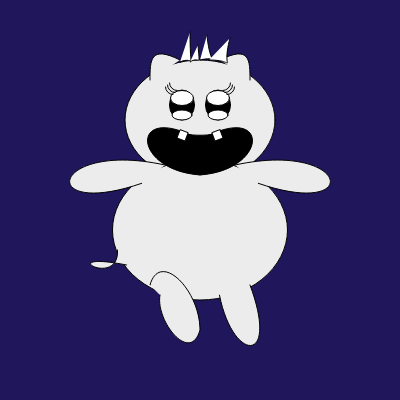
Frame 1 (no input)
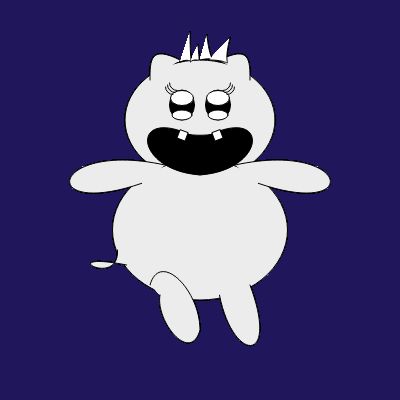
Frame 60 (no input)
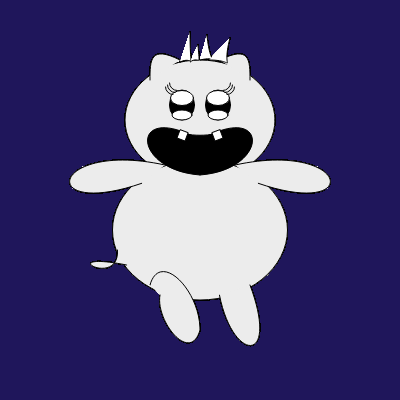
Frame 120 (the mouse pressed at the canvas centre since frame 60)

The p5.js sketch that drew these frames (run headless with seeded random() and noise() and a simulated clock; from frame 60 on, the mouse is pressed at the canvas centre):

// p5.js sketch
// ── sketch.js

	var headPosX = 200;
	var headPosY = 120;


	var bodyPosX = headPosX;
	var bodyPosY = headPosY + 110;
	var bodyWidth = 175;
	var bodyHeight = 140;


	var bodyColor = "#ECECEC";
	var backgroundColor = "#1F165B";


	function setup() {
	  // put setup code here
	  createCanvas(400,400);
	  background(backgroundColor);
	}


	function draw() {


	/* this section is to move the draw
	   background (backgroundColor);

	   headPosX = mouseX;
	   headPosY = mouseY;

	   var bodyPosX = headPosX;
	   var bodyPosY = headPosY + 110;
	 ends the movement section */


	  // put drawing code here
	  //reference points
	  /*point(100, 50);
	  point(200, 50);
	  point(300, 50);

	  point(100, 100);
	  point(200, 100);
	  point(300, 100);*/


	  //head
	  fill (bodyColor);
	  ellipse (headPosX,headPosY,150,120);


	  //body
	  ellipse(bodyPosX,bodyPosY,bodyWidth,bodyHeight);


	  //ears
	  //noFill();
	  beginShape();
	  vertex(headPosX - 20, headPosY - 60);
	  bezierVertex(headPosX - 50, headPosY - 75, headPosX - 50, headPosY - 60, headPosX - 50, headPosY - 40);
	  endShape();


	  beginShape();
	  vertex(headPosX + 20, headPosY - 60);
	  bezierVertex(headPosX + 50, headPosY - 75, headPosX + 50, headPosY - 60, headPosX + 50, headPosY - 40);
	  endShape();


	  //eyes
	  fill ("black");
	  ellipse (headPosX - 18,headPosY-15,25,30);
	  ellipse (headPosX + 18,headPosY-15,25,30);


	  fill ("white");
	  ellipse (headPosX - 18,headPosY-22,23,15);
	  ellipse (headPosX - 18,headPosY-5,20,10);


	  ellipse (headPosX + 18,headPosY-22,23,15);
	  ellipse (headPosX + 18,headPosY-5,20,10);


	    //eyeslashes
	    noFill();
	    arc(headPosX - 23,headPosY-37, 15, 15, HALF_PI, PI);
	    arc(headPosX - 25,headPosY-35, 15, 15, HALF_PI, PI);
	    arc(headPosX - 27,headPosY-33, 15, 15, HALF_PI, PI);


	    arc(headPosX + 23,headPosY-37, 15, 15, 0, HALF_PI);
	    arc(headPosX + 25,headPosY-35, 15, 15, 0, HALF_PI);
	    arc(headPosX + 27,headPosY-33, 15, 15, 0, HALF_PI);


	    /*arc(headPosX + 17,headPosY-37, 15, 15, HALF_PI, PI);
	    arc(headPosX + 22,headPosY-37, 15, 15, HALF_PI, PI);
	    arc(headPosX + 27,headPosY-36, 15, 15, HALF_PI, PI);

	    arc(headPosX - 17,headPosY-37, 15, 15, 0, HALF_PI);
	    arc(headPosX - 22,headPosY-37, 15, 15, 0, HALF_PI);
	    arc(headPosX - 27,headPosY-36, 15, 15, 0, HALF_PI);*/


	  //mouth
	  fill("black");
	  beginShape();
	  vertex(headPosX, headPosY+20);
	  bezierVertex(headPosX -70, headPosY-20, headPosX -70, headPosY + 50, headPosX, headPosY + 55);
	  endShape();




	  beginShape();
	  vertex(headPosX, headPosY+20);
	  bezierVertex(headPosX +70, headPosY-20, headPosX +70, headPosY + 50, headPosX, headPosY + 55);
	  endShape();


	  beginShape();
	  vertex(headPosX+20, headPosY+10);
	  bezierVertex(headPosX+20, headPosY+17, headPosX-20, headPosY+17, headPosX-20, headPosY+10);
	  bezierVertex(headPosX-10, headPosY+40, headPosX+10,headPosY+40 ,headPosX+20, headPosY+10);
	  endShape();


	  //tooth
	  fill("white");
	  quad(headPosX+20, headPosY+10, headPosX+23, headPosY+18,headPosX+15,headPosY+21,headPosX+12,headPosY+13);
	  quad(headPosX-20, headPosY+10, headPosX-23, headPosY+18,headPosX-15,headPosY+21,headPosX-12,headPosY+13);


	  //hair
	  fill("white");
	  beginShape();
	  vertex(headPosX - 20, headPosY - 58);
	  bezierVertex(headPosX-5,headPosY - 65,headPosX-10,headPosY -45,headPosX-10,headPosY - 88);
	  endShape();


	  beginShape();
	  vertex(headPosX - 10, headPosY - 58);
	  bezierVertex(headPosX,headPosY - 65,headPosX,headPosY -50,headPosX-2,headPosY - 75);
	  endShape();


	  beginShape();
	  vertex(headPosX, headPosY - 60);
	  bezierVertex(headPosX+20,headPosY - 65,headPosX+10,headPosY -50,headPosX+7,headPosY - 85);
	  endShape();


	  beginShape();
	  vertex(headPosX+9, headPosY - 60);
	  bezierVertex(headPosX+40,headPosY - 60,headPosX+20,headPosY -45,headPosX+30,headPosY - 82);
	  endShape();


	  //arms
	  fill (bodyColor);
	  beginShape();
	  vertex(bodyPosX-(bodyWidth/5), bodyPosY-(bodyHeight/2)+5);
	  bezierVertex(bodyPosX-150, bodyPosY-90,bodyPosX-165, bodyPosY-10, bodyPosX-(bodyWidth/3), bodyPosY-(bodyHeight/3));
	  endShape();




	  beginShape();
	  vertex(bodyPosX+(bodyWidth/5), bodyPosY-(bodyHeight/2)+5);
	  bezierVertex(bodyPosX+150, bodyPosY-90,bodyPosX+165, bodyPosY-10, bodyPosX+(bodyWidth/3), bodyPosY-(bodyHeight/3));
	  endShape();


	  //legs
	  //right leg
	  fill (bodyColor);
	  beginShape();
	  vertex(bodyPosX+(bodyWidth/9), bodyPosY+ (bodyHeight/2)-5);
	  bezierVertex(bodyPosX+33, bodyPosY+133,bodyPosX+80, bodyPosY+135, bodyPosX+(bodyWidth/3.5), bodyPosY+(bodyHeight/2)-15);
	  endShape();


	  //left leg


	  beginShape();
	  vertex(bodyPosX-(bodyWidth/3.5), bodyPosY+ (bodyHeight/2)-15);
	  bezierVertex(bodyPosX-(bodyWidth/3.5)+10, bodyPosY+(bodyHeight/2)-50,bodyPosX-(bodyWidth/3.5)+50, bodyPosY+60, bodyPosX, bodyPosY+100);
	  bezierVertex(bodyPosX-(bodyWidth/3.5)+40, bodyPosY+(bodyHeight/2)+65,bodyPosX-(bodyWidth/3.5)+5, bodyPosY+90, bodyPosX-(bodyWidth/3.5)+10, bodyPosY+65)
	  endShape();


	  //tale


	  beginShape();
	  vertex(bodyPosX-(bodyWidth/3)-15, bodyPosY+ (bodyHeight/4));
	  bezierVertex(bodyPosX-150, bodyPosY+20,bodyPosX-80, bodyPosY+60, bodyPosX-(bodyWidth/2)+5, bodyPosY+(bodyHeight/4)-15);
	  endShape();
	}
